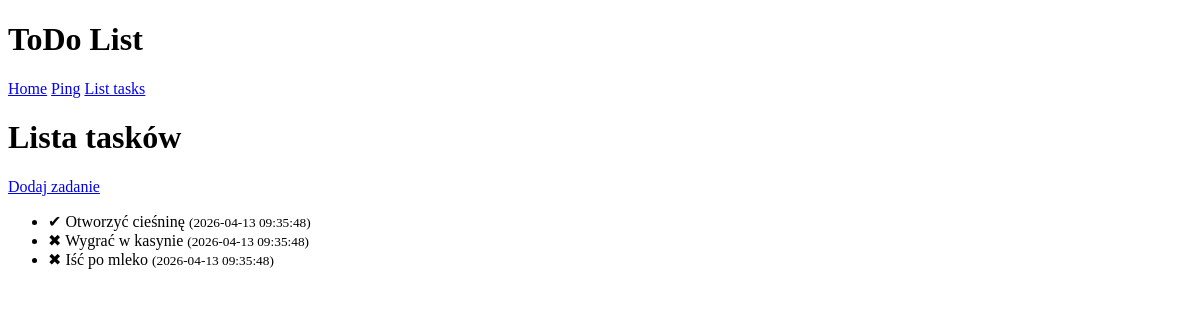
/list, run on an earlier commit of the app's database.
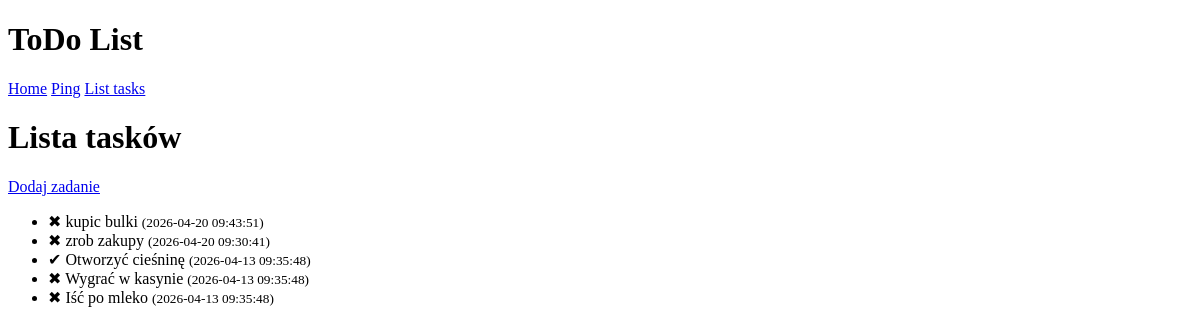
And on a later commit of the database.
### tables this page shows
CREATE TABLE tasks(
id INTEGER PRIMARY KEY AUTOINCREMENT,
title TEXT NOT NULL, 
done INTEGER NOT NULL DEFAULT 0 CHECK (done in (0,1)),
created_at TEXT NOT NULL DEFAULT (datetime('now'))
);

### app.py (the view)
@app.route("/list")
def list():
    db = get_db()
    tasks = db.execute("SELECT id, title, done, created_at FROM tasks ORDER BY created_at DESC").fetchall()
    return render_template('list.html', tasks = tasks)

### app.py (called while the page is built)
def get_db():
    if "db" not in g:
        conn = sqlite3.connect(DATABASE)
        conn.row_factory = sqlite3.Row
        conn.execute("PRAGMA foreign_keys = ON; ")
        g.db = conn
    return g.db

### templates/list.html (shortened to what this page needs)
{% extends "index.html" %}
{% block content %}
<h1>Lista tasków</h1>
<a href="{{url_for('add_task')}}">Dodaj zadanie</a>
{% if tasks|length == 0 %}
<p>Brak zadan na liscie</p>
{% else %}
<ul>
    {% for task in tasks %}
    <li>
        {% if task["done"] == 1 %}
            ✔ {{ task["title"] }}
        {% else %}
            ✖ {{ task["title"] }}
        {% endif %}
        <small>({{task["created_at"]}})</small>
    </li>
    {% endfor %}
</ul>
{% endif %}
{% endblock %}

### templates/index.html (shortened to what this page needs)
<!DOCTYPE html>
<html lang="en">
    <head></head>
    <body>
        <header>
        <h1> ToDo List</h1>
        <a href="http://127.0.0.1:5000/">Home</a>
        <a href="http://127.0.0.1:5000/ping-db">Ping</a>
        <a href="http://127.0.0.1:5000/list">List tasks</a>
        </header>
        {% block content %}{% endblock %}
    </body>
</html>

What changed in the data, as far as the page shows it:
added tasks: title "kupic bulki", created_at "2026-04-20 09:43:51"
added tasks: title "zrob zakupy", created_at "2026-04-20 09:30:41"
